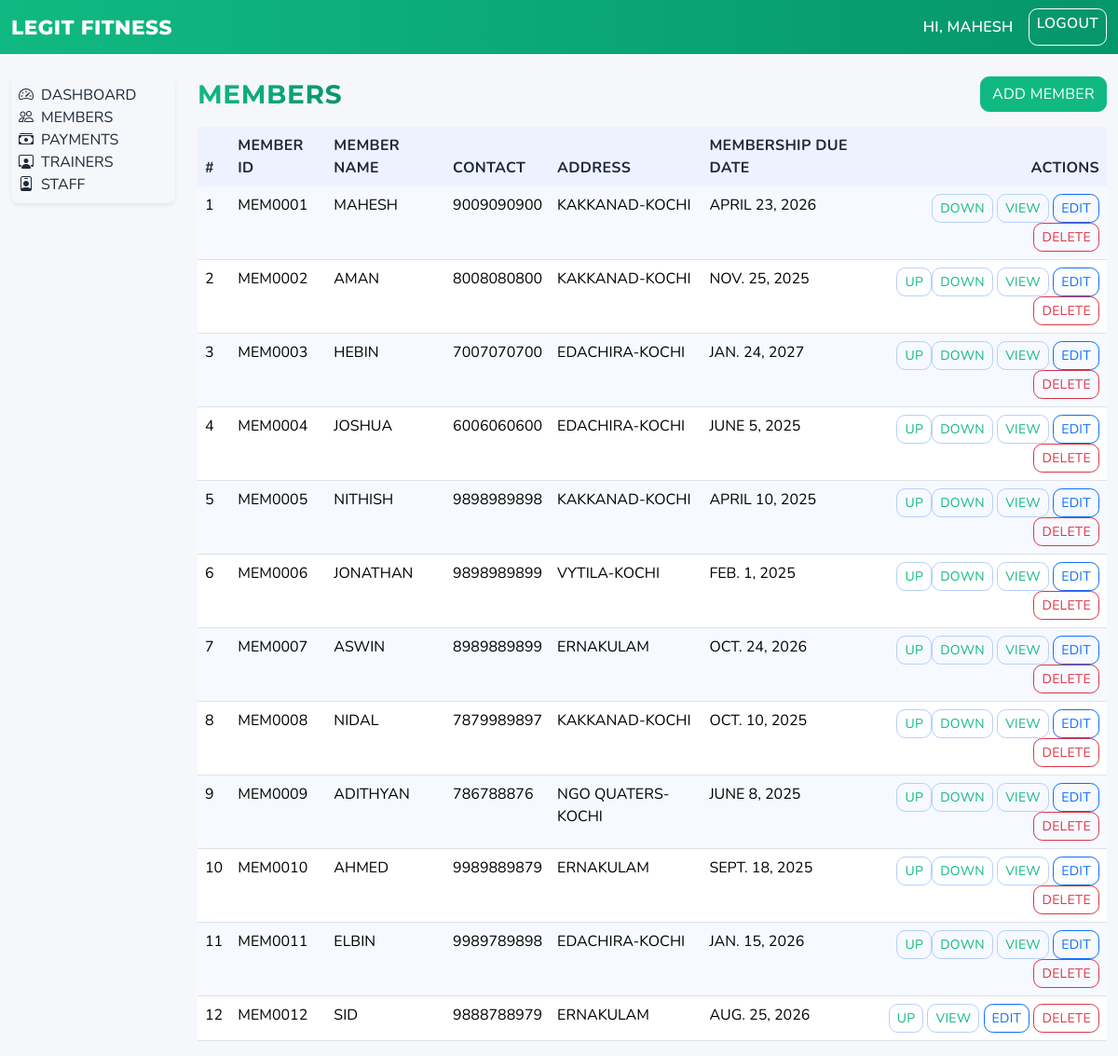
Screenshot of /members/ (signed in) with the database file from the repository.
### customers/models.py (models this page shows, shortened)
class Member(models.Model):
    member_id = models.CharField(max_length=20, null=True, blank=True)
    name = models.CharField(max_length=150)
    contact = models.CharField(max_length=20, blank=True)
    address = models.TextField(blank=True)
    date_of_joining = models.DateField(null=True, blank=True)
    membership_due_date = models.DateField(null=True, blank=True)
    position = models.PositiveIntegerField(default=0, db_index=True)
    class Meta:
        ordering = ["position", "name"]
        constraints = [
            models.UniqueConstraint(
                fields=["member_id"],
                name="unique_member_id_when_set",
                condition=Q(member_id__isnull=False) & ~Q(member_id=""),
            )
        ]

### customers/views.py (the view, shortened to what this page needs)
# urls.py: path("", CustomerListView.as_view(), name="list"),
class CustomerListView(LoginRequiredMixin, ListView):
    model = Member
    context_object_name = "members"
    template_name = "customers/list.html"
    def get_queryset(self):
        qs = super().get_queryset()
        joined_on = self.request.GET.get("joined_on")
        joined_month = self.request.GET.get("joined_month")
        if joined_on:
            try:
                d = date.fromisoformat(joined_on)
                qs = qs.filter(date_of_joining=d)
            except ValueError:
                pass
        return qs

### templates/customers/list.html (shortened to what this page needs)
{% extends 'base.html' %}
{% block body_class %}theme-members{% endblock %}
{% block content %}
  <div class="d-flex justify-content-between align-items-center mb-3">
    <h3 class="mb-0 text-uppercase page-title">Members</h3>
    <a href="{% url 'members:create' %}" class="btn btn-primary">Add Member</a>
  </div>
  <div class="table-responsive">
    <table class="table table-striped text-uppercase">
      <thead>
        <tr>
          <th>#</th>
          <th>Member ID</th>
          <th>Member Name</th>
          <th>Contact</th>
          <th>Address</th>
          <th>Membership Due Date</th>
          <th class="text-end">Actions</th>
        </tr>
      </thead>
      <tbody>
        {% for m in members %}
        <tr>
          <td>{{ forloop.counter }}</td>
          <td>{{ m.member_id }}</td>
          <td>{{ m.name }}</td>
          <td>{{ m.contact }}</td>
          <td>{{ m.address|truncatechars:40 }}</td>
          <td>{{ m.membership_due_date }}</td>
          <td class="text-end">
            <div class="btn-group" role="group" aria-label="Reorder">
              {% if not forloop.first %}
              <form action="{% url 'members:move_up' m.pk %}" method="post" class="d-inline">
                <button type="submit" class="btn btn-sm btn-outline-secondary">Up</button>
              </form>
              {% endif %}
              {% if not forloop.last %}
              <form action="{% url 'members:move_down' m.pk %}" method="post" class="d-inline">
                <button type="submit" class="btn btn-sm btn-outline-secondary">Down</button>
              </form>
              {% endif %}
            </div>
            <a class="btn btn-sm btn-outline-secondary" href="{% url 'members:detail' m.pk %}">View</a>
            <a class="btn btn-sm btn-outline-primary" href="{% url 'members:edit' m.pk %}">Edit</a>
            <a class="btn btn-sm btn-outline-danger" href="{% url 'members:delete' m.pk %}">Delete</a>
          </td>
        </tr>
        {% empty %}
        <tr>
          <td colspan="7" class="text-center">No members yet.</td>
        </tr>
        {% endfor %}
      </tbody>
    </table>
  </div>
{% endblock %}

### templates/base.html (shortened to what this page needs)
<!DOCTYPE html>
<html lang="en">
<head>
  {% load static %}
  <link rel="stylesheet" href="https://cdn.jsdelivr.net/npm/bootstrap@5.3.2/dist/css/bootstrap.min.css">
  <link rel="stylesheet" href="https://cdn.jsdelivr.net/npm/bootstrap-icons@1.11.3/font/bootstrap-icons.css">
  <link rel="stylesheet" href="{% static 'css/theme.css' %}">
</head>
<body class="{% block body_class %}{% endblock %}">
<nav class="navbar navbar-expand-lg navbar-dark bg-dark mb-4 text-uppercase" aria-label="Main navigation">
  <div class="container-fluid">
    <a class="navbar-brand" href="/">Legit Fitness</a>
    <div class="d-flex">
      {% if user.is_authenticated %}
        <span class="navbar-text me-3" aria-label="Signed in user">Hi, {{ user.get_username }}</span>
        <a class="btn btn-outline-light btn-sm" href="{% url 'logout' %}" aria-label="Logout">Logout</a>
      {% else %}
        <a class="btn btn-outline-light btn-sm" href="{% url 'login' %}" aria-label="Login">Login</a>
      {% endif %}
    </div>
  </div>
</nav>
<div class="container-fluid">
  <div class="row">
    {% if user.is_authenticated %}
    <aside class="col-12 col-md-3 col-lg-2 mb-3">
      <div class="lf-sidebar rounded-3 shadow-sm p-2 text-uppercase" role="navigation" aria-label="Sidebar navigation">
        <a class="list-group-item list-group-item-action d-flex align-items-center gap-2" href="{% url 'home' %}" aria-label="Dashboard"><i class="bi bi-speedometer2" aria-hidden="true"></i><span>Dashboard</span></a>
        <a class="list-group-item list-group-item-action d-flex align-items-center gap-2" href="{% url 'members:list' %}" aria-label="Members"><i class="bi bi-people" aria-hidden="true"></i><span>Members</span></a>
        <a class="list-group-item list-group-item-action d-flex align-items-center gap-2" href="{% url 'fees:list' %}" aria-label="Payments"><i class="bi bi-cash-stack" aria-hidden="true"></i><span>Payments</span></a>
        <a class="list-group-item list-group-item-action d-flex align-items-center gap-2" href="{% url 'trainers:list' %}" aria-label="Trainers"><i class="bi bi-person-workspace" aria-hidden="true"></i><span>Trainers</span></a>
        <a class="list-group-item list-group-item-action d-flex align-items-center gap-2" href="{% url 'staff:list' %}" aria-label="Staff"><i class="bi bi-person-badge" aria-hidden="true"></i><span>Staff</span></a>
      </div>
    </aside>
    <main class="col-12 col-md-9 col-lg-10">
    {% else %}
    <main class="col-12">
    {% endif %}
      {% block content %}{% endblock %}
    </main>
  </div>
</div>
</body>
</html>

### static/css/theme.css (style rules this page uses)
:root { --lf-primary:#0d6efd; --lf-primary-2:#5aa6ff; --lf-success:#20c997; --lf-purple:#6f42c1; --lf-bg:#f5f7fb; --lf-card:#ffffff; --lf-text:#1f2937; }
body.theme-members { --lf-primary:#10b981; --lf-purple:#059669; }
html,body { background:var(--lf-bg); font-family: 'Nunito', system-ui, -apple-system, Segoe UI, Roboto, 'Helvetica Neue', Arial, 'Noto Sans', 'Liberation Sans', sans-serif; color: var(--lf-text); text-transform:uppercase }
h1,h2,h3,h4,h5,h6 { font-weight:700; font-family: 'Montserrat', 'Nunito', sans-serif; text-transform:uppercase }
.page-title { background: linear-gradient(90deg, var(--lf-primary) 0%, var(--lf-purple) 100%); -webkit-background-clip: text; background-clip: text; color: var(--lf-primary); -webkit-text-fill-color: transparent; display: inline-block; letter-spacing: .6px; }
.navbar { background: linear-gradient(90deg, var(--lf-primary) 0%, var(--lf-purple) 100%) !important; }
.navbar .navbar-brand,.navbar .navbar-text { color:#fff !important }
.navbar .btn { border-color:#fff;color:#fff }
.navbar .navbar-brand { font-family:'Montserrat','Nunito',sans-serif;font-weight:800;font-size:1.35rem;letter-spacing:.5px;text-transform:uppercase }
.navbar .navbar-text { font-size:1rem;font-weight:600;text-transform:uppercase;letter-spacing:.3px }
.navbar .btn { font-size:.975rem;font-weight:600;text-transform:uppercase;letter-spacing:.3px }
.btn-primary { background:var(--lf-primary);border-color:var(--lf-primary) }
.btn-outline-secondary { color:var(--lf-primary);border-color:#b6cffd }
.btn, .form-control, .form-select { border-radius: .6rem; }
.btn { text-transform:uppercase; letter-spacing:.3px }
.table thead th { background:#eef2ff;border-bottom:0;color:#1e293b;text-transform:uppercase;letter-spacing:.3px }
.table { --bs-table-striped-bg:#f6f9ff }

### rows the page displays
Member: member_id "MEM0001", name "MAHESH", contact "9009090900", address "KAKKANAD-KOCHI", membership_due_date "APRIL 23, 2026", shows "DOWN"
Member: member_id "MEM0002", name "AMAN", contact "8008080800", address "KAKKANAD-KOCHI", membership_due_date "NOV. 25, 2025", shows "UP", shows "DOWN"
Member: member_id "MEM0003", name "HEBIN", contact "7007070700", address "EDACHIRA-KOCHI", membership_due_date "JAN. 24, 2027", shows "UP", shows "DOWN"
Member: member_id "MEM0004", name "JOSHUA", contact "6006060600", address "EDACHIRA-KOCHI", membership_due_date "JUNE 5, 2025", shows "UP", shows "DOWN"
Member: member_id "MEM0005", name "NITHISH", contact "9898989898", address "KAKKANAD-KOCHI", membership_due_date "APRIL 10, 2025", shows "UP", shows "DOWN"
Member: member_id "MEM0006", name "JONATHAN", contact "9898989899", address "VYTILA-KOCHI", membership_due_date "FEB. 1, 2025", shows "UP", shows "DOWN"
Member: member_id "MEM0007", name "ASWIN", contact "8989889899", address "ERNAKULAM", membership_due_date "OCT. 24, 2026", shows "UP", shows "DOWN"
Member: member_id "MEM0008", name "NIDAL", contact "7879989897", address "KAKKANAD-KOCHI", membership_due_date "OCT. 10, 2025", shows "UP", shows "DOWN"
Member: member_id "MEM0009", name "ADITHYAN", contact "786788876", address "NGO QUATERS-KOCHI", membership_due_date "JUNE 8, 2025", shows "UP", shows "DOWN"
Member: member_id "MEM0010", name "AHMED", contact "9989889879", address "ERNAKULAM", membership_due_date "SEPT. 18, 2025", shows "UP", shows "DOWN"
Member: member_id "MEM0011", name "ELBIN", contact "9989789898", address "EDACHIRA-KOCHI", membership_due_date "JAN. 15, 2026", shows "UP", shows "DOWN"
Member: member_id "MEM0012", name "SID", contact "9888788979", address "ERNAKULAM", membership_due_date "AUG. 25, 2026", shows "UP"

### other values shown
{{ user.get_username }} "MAHESH"
